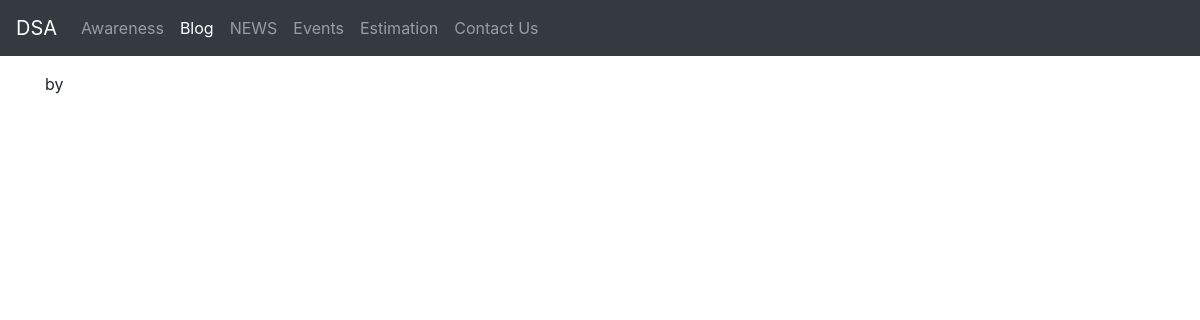
The app's page /blogpost/safasf, older data.
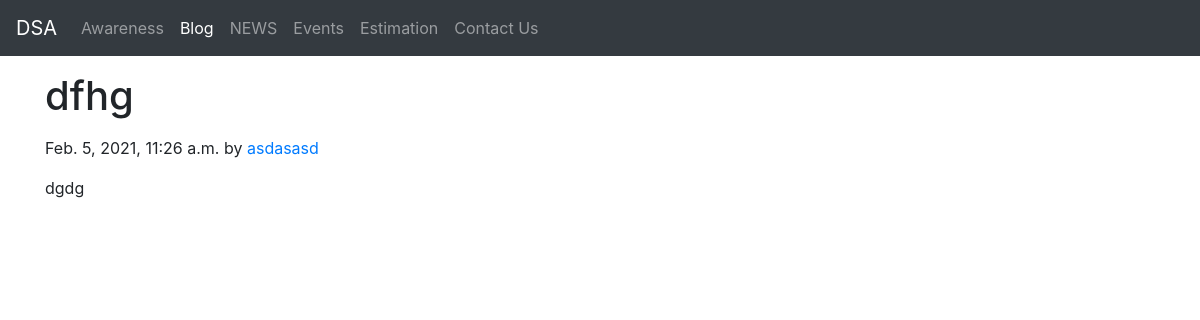
The same page, newer data.
### fyp/models.py (models this page shows, shortened)
class Blog(models.Model):
    sno = models.AutoField(primary_key=True)
    title = models.CharField(max_length=200)
    content = RichTextField(null=True)
    short_desc = models.CharField(max_length=300, default="")
    slug = models.CharField(max_length=100)
    time = models.DateTimeField(auto_now_add=True)
    author = models.CharField(max_length=20, default="")

### fyp/views.py (the view)
# urls.py: path('blogpost/<str:slug>', views.blogpost, name='blog'),
def blogpost(request, slug):
    blog = Blog.objects.filter(slug=slug).first
    context = {'blog': blog}
    return render(request, 'blogpost.html', context)

### templates/blogpost.html
{% extends 'base.html' %}
{% block blogactive %}active{% endblock blogactive %}
{% block body %}
<div class="container">
<h1 class="my-3"> {{blog.title}} </h1>
<p class="blog-post-meta">{{blog.time}} by <a href="#">{{blog.author}}</a></p>
<div class="my-3">
    {{blog.content|safe}}
</div>
</div>
{% endblock body %}

Row changes from the older to the newer data that the page shows:
added Blog: title "dfhg", time "Feb. 5, 2021, 11:26 a.m.", author "asdasasd", content "dgdg"
